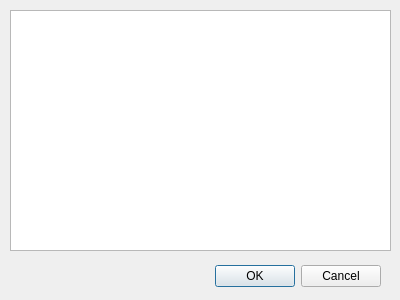
<?xml version="1.0" encoding="UTF-8"?>
<ui version="4.0">
 <class>select_user</class>
 <widget class="QDialog" name="select_user">
  <property name="geometry">
   <rect>
    <x>0</x>
    <y>0</y>
    <width>400</width>
    <height>300</height>
   </rect>
  </property>
  <property name="windowTitle">
   <string>Dialog</string>
  </property>
  <widget class="QDialogButtonBox" name="buttonBox">
   <property name="geometry">
    <rect>
     <x>40</x>
     <y>260</y>
     <width>341</width>
     <height>32</height>
    </rect>
   </property>
   <property name="orientation">
    <enum>Qt::Horizontal</enum>
   </property>
   <property name="standardButtons">
    <set>QDialogButtonBox::Cancel|QDialogButtonBox::Ok</set>
   </property>
  </widget>
  <widget class="QListWidget" name="listWidget">
   <property name="geometry">
    <rect>
     <x>10</x>
     <y>10</y>
     <width>381</width>
     <height>241</height>
    </rect>
   </property>
  </widget>
 </widget>
 <resources/>
 <connections>
  <connection>
   <sender>buttonBox</sender>
   <signal>accepted()</signal>
   <receiver>select_user</receiver>
   <slot>accept()</slot>
   <hints>
    <hint type="sourcelabel">
     <x>248</x>
     <y>254</y>
    </hint>
    <hint type="destinationlabel">
     <x>157</x>
     <y>274</y>
    </hint>
   </hints>
  </connection>
  <connection>
   <sender>buttonBox</sender>
   <signal>rejected()</signal>
   <receiver>select_user</receiver>
   <slot>reject()</slot>
   <hints>
    <hint type="sourcelabel">
     <x>316</x>
     <y>260</y>
    </hint>
    <hint type="destinationlabel">
     <x>286</x>
     <y>274</y>
    </hint>
   </hints>
  </connection>
 </connections>
</ui>
